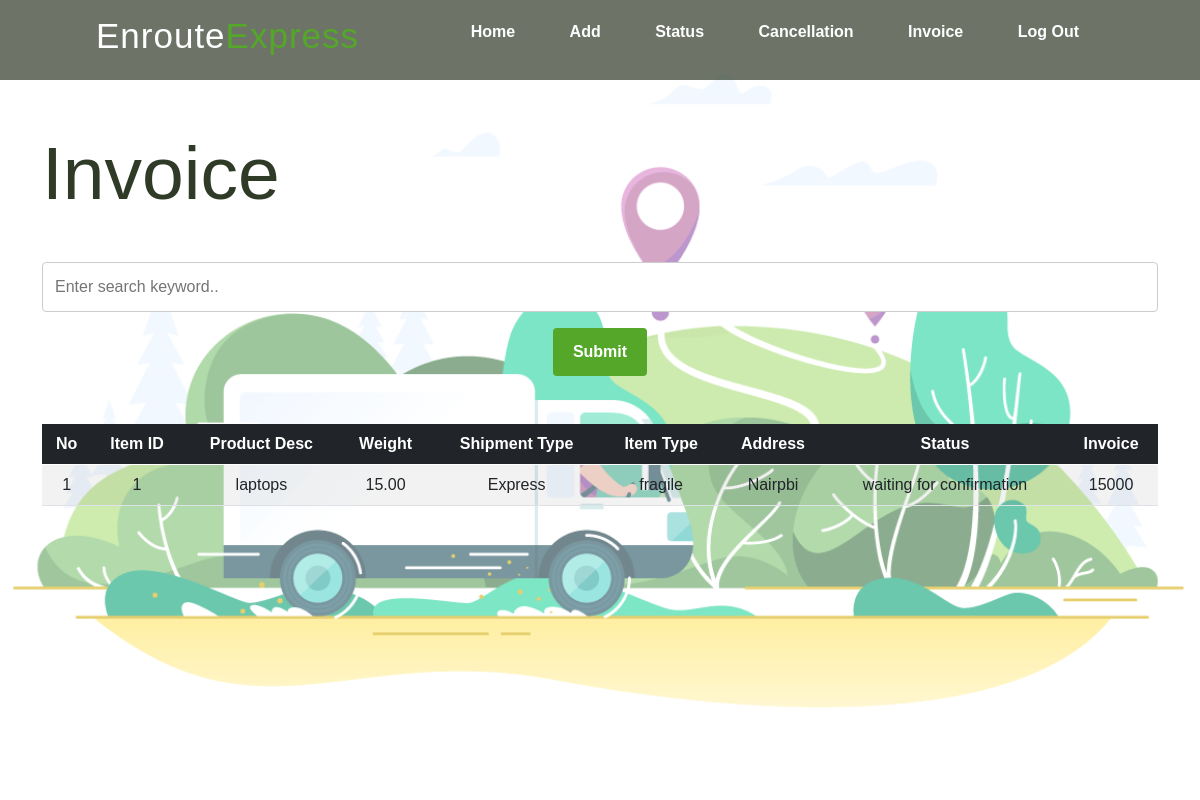
Page /invoiceshipment.php (signed in) on the committed database.
### tables this page shows
CREATE TABLE `addshipment` (
  `idaddshipment` int(11) NOT NULL,
  `username` varchar(50) DEFAULT NULL,
  `productdesc` varchar(255) DEFAULT NULL,
  `weight` decimal(10,2) DEFAULT NULL,
  `shipmenttype` varchar(50) DEFAULT NULL,
  `itemtype` varchar(50) DEFAULT NULL,
  `address` varchar(255) DEFAULT NULL,
  `status` varchar(50) DEFAULT NULL,
  `invoice` varchar(50) DEFAULT NULL
);

### functions.php (called while the page is built, shortened)
<?php
$conn = mysqli_connect("localhost:3308", "root", "", "dispatchers");
function query($query)
{
	global $conn;
	$result = mysqli_query($conn, $query);
	$rows = [];
	while ($row = mysqli_fetch_assoc($result)) {
		$rows[] = $row;
	}
	return $rows;
}

### invoiceshipment.php (the view, shortened to what this page needs)
<?php
require 'functions.php';
$addshipment = query("SELECT * FROM addshipment WHERE username='{$_SESSION['username']}'");
?>
<!DOCTYPE html>
<html>
<head>
    <link href="https://cdn.jsdelivr.net/npm/bootstrap@5.0.0-beta1/dist/css/bootstrap.min.css" rel="stylesheet">
    <link rel="stylesheet" type="text/css" href="css/style1.css">
</head>
<body>
    <div class="hero" id="Home">
        <nav>
            <h2 class="header" id="navbar">Enroute<span>Express</span></h2>
            <ul>
                <li><a href="customer.php">Home </a></li>
                <li><a href="addshipment.php">Add </a></li>
                <li><a href="statusshipment.php">Status</a></li>
                <li><a href="updateshipment.php">Cancellation</a></li>
                <li><a href="invoiceshipment.php">Invoice</a></li>
                <li><a href="logout.php">Log Out</a></li>
            </ul>
        </nav>
        <div class="container mt-5">
            <h1>Invoice</h1>
            <form action="" method="post" class="form-cari">
                <input type="text" name="keyword" size="40" class="mt-4" autofocus placeholder="Enter search keyword.." autocomplete="off" id="keyword">
                <button type="submit" name="cari" id="tombol-cari" class="btn btn-primary">Submit</button>
            </form>
            <br>
            <div id="container">
                <table id="data" class="table table-striped table-responsive text-center mt-4" style="width:100%">
                    <thead class="table-dark">
                        <tr>
                            <th>No</th>
                            <th>Item ID</th>
                            <th>Product Desc</th>
                            <th>Weight</th>
                            <th>Shipment Type</th>
                            <th>Item Type</th>
                            <th>Address</th>
                            <th>Status</th>
                            <th>Invoice</th>
                        </tr>
                    </thead>
                    <tbody>
                        <?php $i = 1; ?>
                        <?php foreach ($addshipment as $row) : ?>
                            <tr>
                                <td><?= $i; ?></td>
                                <td><?= $row["idaddshipment"]; ?></td>
                                <td><?= $row["productdesc"]; ?></td>
                                <td><?= $row["weight"]; ?></td>
                                <td><?= $row["shipmenttype"]; ?></td>
                                <td><?= $row["itemtype"]; ?></td>
                                <td><?= $row["address"]; ?></td>
                                <td><?= $row["status"]; ?></td>
                                <td><?= $row["invoice"]; ?></td>
                            </tr>
                            <?php $i++; ?>
                        <?php endforeach; ?>
                    </tbody>
                </table>
            </div>
        </div>
</body>
</html>

### css/style1.css (style rules this page uses)
* { padding: 0; margin: 0; }
* { padding: 0; margin: 0; font-family: "Josefin Sans", sans-serif; box-sizing: border-box; }
.hero { height: 100vh; width: 100%; background-image: url(/img/hero1.png); background-size: cover; background-position: center; background-attachment: fixed; position: relative; z-index: 2; }
.hero::after { content: ""; width: 100%; height: 100%; position: absolute; top: 0; left: 0; background-color: rgba(255, 255, 255, 0.4); z-index: -1; }
nav { display: flex; align-items: center; justify-content: space-between; padding-top: 10px; padding-bottom: 10px; padding-left: 8%; padding-right: 8%; background-color: rgba(47, 58, 39, 0.7); }
.header { color: white; font-size: 35px; letter-spacing: 1px; cursor: pointer; }
span { color: #54a729; }
nav ul li { list-style-type: none; display: inline-block; padding: 10px 25px; }
nav ul li a { color: white; text-decoration: none; font-weight: bold; text-transform: capitalize; }
html { scroll-behavior: smooth; }
h1 { color: #2f3a27; margin: 20px 0px 20px; font-size: 75px; }
input, textarea { width: 100%; padding: 12px; border: 1px solid #ccc; border-radius: 4px; box-sizing: border-box; margin-top: 6px; margin-bottom: 16px; resize: vertical; }
.btn-primary { background-color: #54a729; color: white; padding: 12px 20px; border: none; font-weight: bold; border-radius: 4px; cursor: pointer; transition: 0.4s; margin: auto; display: block; }

### rows in the picture
addshipment: idaddshipment "1", productdesc "laptops", weight "15.00", shipmenttype "Express", itemtype "fragile", address "Nairpbi", status "waiting for confirmation", invoice "15000"
